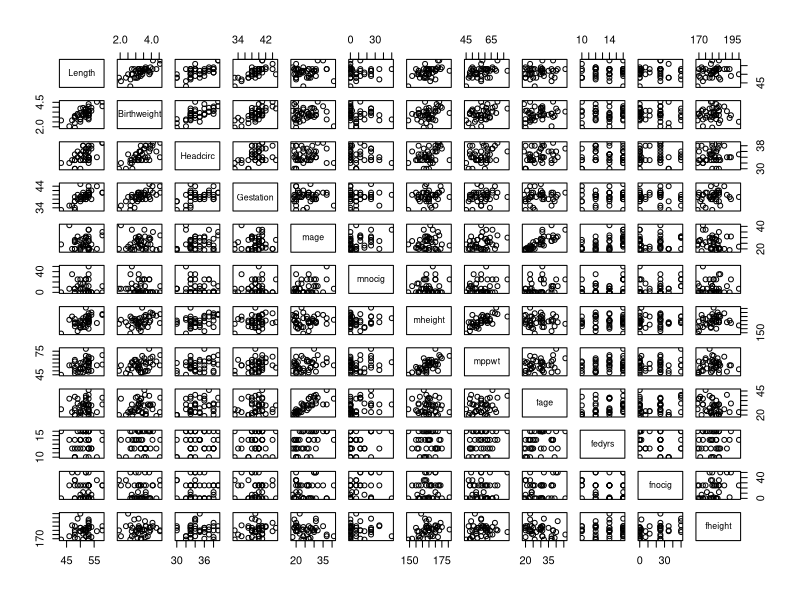
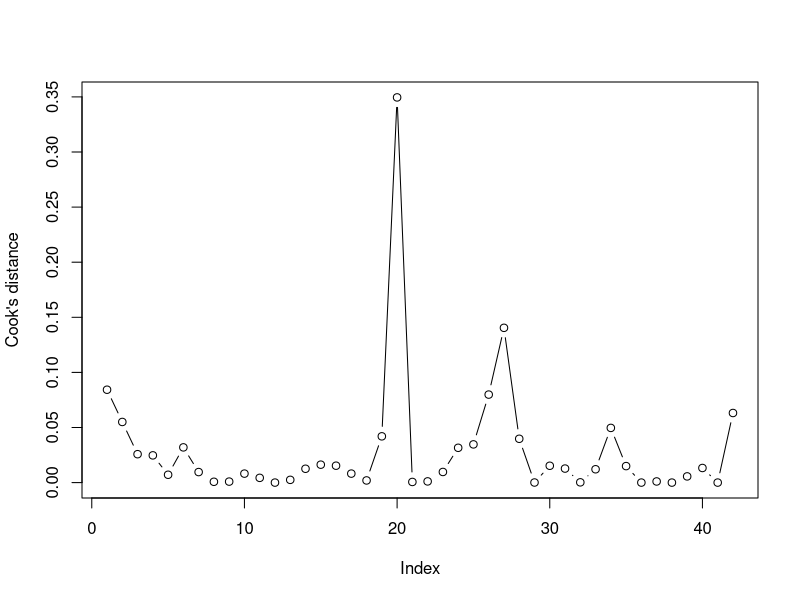
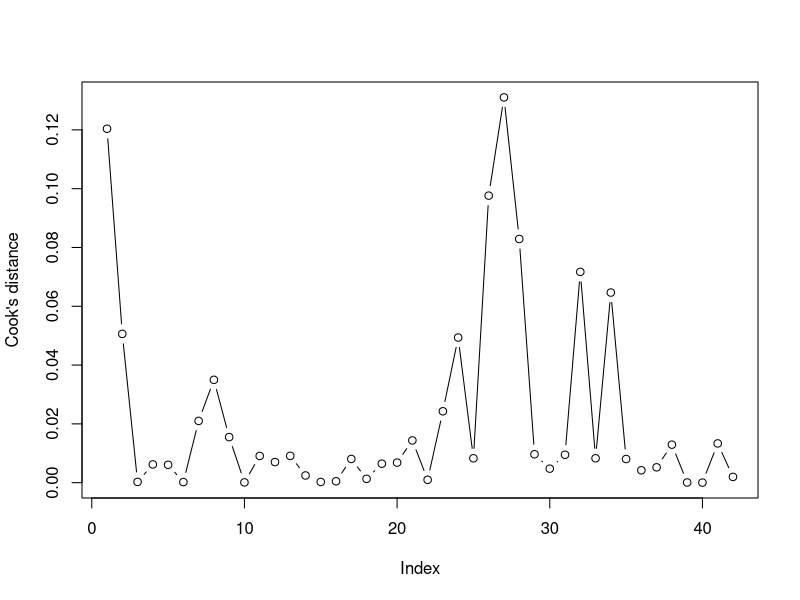
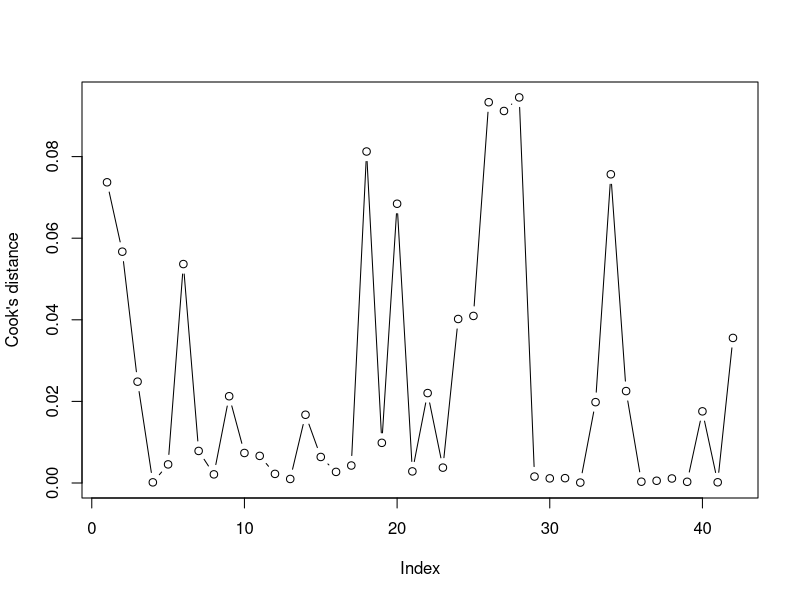
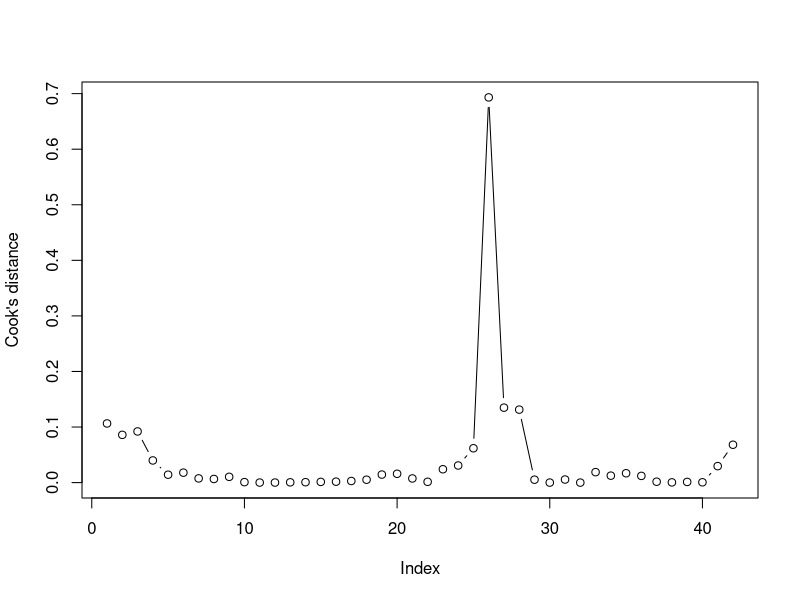
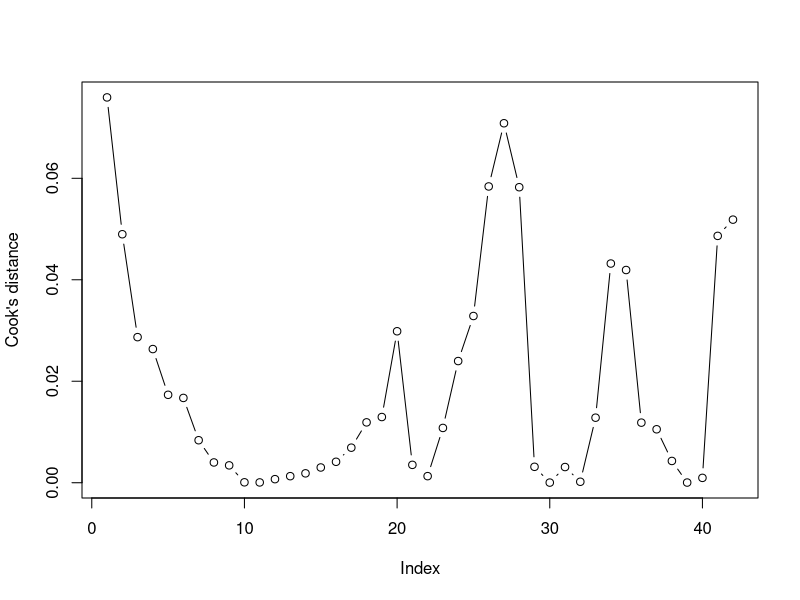
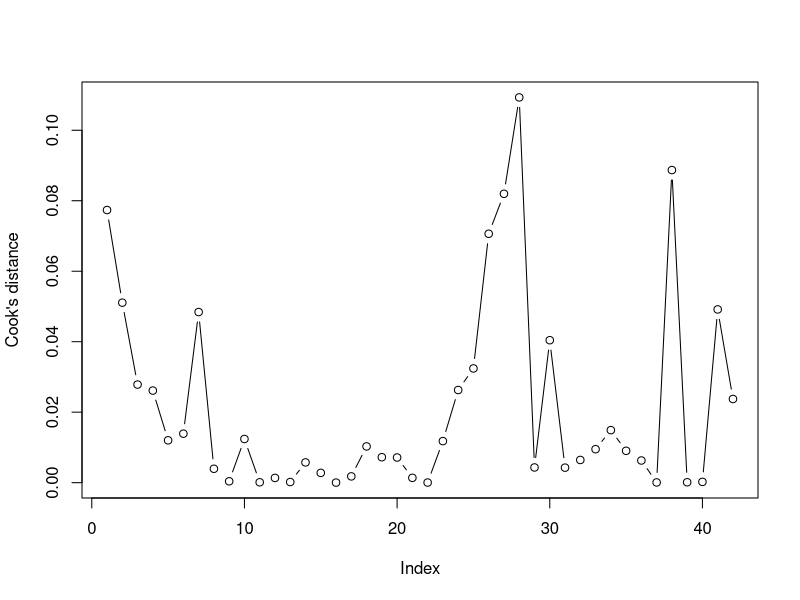
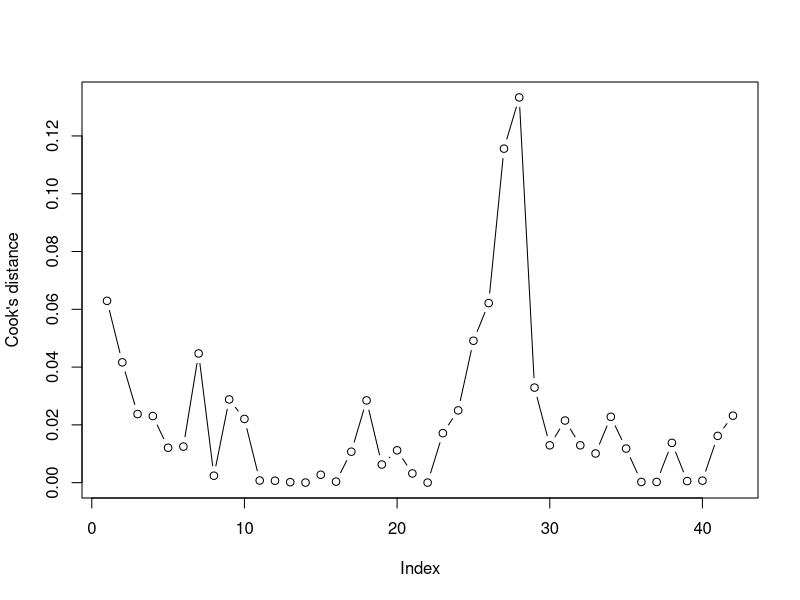

These figures' R source, in order:
library(readr)
library(car)
library(xtable)
birthweight_df <- read_csv("Birthweight_data.csv")
# View(birthweight_df)

df <- read_csv("Birthweight_data.csv", col_types = cols(ID = col_skip(), smoker = col_skip(), lowbwt = col_skip(), mage35 = col_skip()))
View(df)

# Response variable: Birthweight
# Potential predictors: Length, Headcirk, Gestation, mage, mnosig, 
# mheight, mppwt, fage, fedyrs, fnosig, fheight.
# Birthweight, Length, Headcirk, Gestation, mage, mnosig, 
# mheight, mppwt, fage, fedyrs, fnosig, fheight.

# a) problem of potential and influence points, problem of collinearity.

pairs(df)

# Cooks distance



plot(1:42, cooks.distance(lm(df$Birthweight ~ df$Length)), type="b", xlab="Index", ylab="Cook's distance")
plot(1:42, cooks.distance(lm(df$Birthweight ~ df$Headcirc)), type="b", xlab="Index", ylab="Cook's distance")
plot(1:42, cooks.distance(lm(df$Birthweight ~ df$Gestation)), type="b", xlab="Index", ylab="Cook's distance")
plot(1:42, cooks.distance(lm(df$Birthweight ~ df$mage)), type="b", xlab="Index", ylab="Cook's distance")
plot(1:42, cooks.distance(lm(df$Birthweight ~ df$mnocig)), type="b", xlab="Index", ylab="Cook's distance")
plot(1:42, cooks.distance(lm(df$Birthweight ~ df$mheight)), type="b", xlab="Index", ylab="Cook's distance")
plot(1:42, cooks.distance(lm(df$Birthweight ~ df$mppwt)), type="b", xlab="Index", ylab="Cook's distance")
plot(1:42, cooks.distance(lm(df$Birthweight ~ df$fage)), type="b", xlab="Index", ylab="Cook's distance")
plot(1:42, cooks.distance(lm(df$Birthweight ~ df$fedyrs)), type="b", xlab="Index", ylab="Cook's distance")
plot(1:42, cooks.distance(lm(df$Birthweight ~ df$fnocig)), type="b", xlab="Index", ylab="Cook's distance")
plot(1:42, cooks.distance(lm(df$Birthweight ~ df$fheight)), type="b", xlab="Index", ylab="Cook's distance")

# Influence points

birthweight_model <- lm(Birthweight ~ Length + Headcirc + Gestation + mage + mnocig + mheight + mppwt + fage + fedyrs + fnocig + fheight, data = df)
par(mfrow=c(2,2))
plot(birthweight_model)

# Collinearity
birthweight_lm <- lm(Birthweight ~ Length + Headcirc + Gestation + mage + mnocig + mheight + mppwt + fage + fedyrs + fnocig + fheight, data = df)
vif(birthweight_lm)
# All VIF values are below 5, so no co-linearity.

# b) step-down method, remove highest p-value
summary(lm(Birthweight ~ Length + Headcirc + Gestation + mage + mnocig + mheight + mppwt + fage + fedyrs + fnocig + fheight, data = df))
# remove fage, p = 0.81802, Multiple R-squared:  0.7678,	Adjusted R-squared:  0.6826 
summary(lm(Birthweight ~ Length + Headcirc + Gestation + mage + mnocig + mheight + mppwt + fedyrs + fnocig + fheight, data = df))
# remove mheight, p = 0.84337 , Multiple R-squared:  0.7674,	Adjusted R-squared:  0.6923 
summary(lm(Birthweight ~ Length + Headcirc + Gestation + mage + mnocig + mppwt + fedyrs + fnocig + fheight, data = df))
# remove fedyrs, p = 0.80967, Multiple R-squared:  0.7671,	Adjusted R-squared:  0.7016
summary(lm(Birthweight ~ Length + Headcirc + Gestation + mage + mnocig + mppwt + fnocig + fheight, data = df))
# remove fnocig, p=0.55712, Multiple R-squared:  0.7666,	Adjusted R-squared:  0.7101 
summary(lm(Birthweight ~ Length + Headcirc + Gestation + mage + mnocig + mppwt + fheight, data = df))
# remove mnocig, p=0.30388, Multiple R-squared:  0.7641,	Adjusted R-squared:  0.7156 
summary(lm(Birthweight ~ Length + Headcirc + Gestation + mage + mppwt + fheight, data = df))
# remove Length, p=0.127536, Multiple R-squared:  0.7566,	Adjusted R-squared:  0.7149 
summary(lm(Birthweight ~ Headcirc + Gestation + mage + mppwt + fheight, data = df))
# remove fheight, p=0.1234, Multiple R-squared:  0.7396,	Adjusted R-squared:  0.7035 
summary(lm(Birthweight ~ Headcirc + Gestation + mage + mppwt, data = df))
# remove mage, p = 0.1991, Multiple R-squared:  0.7216,	Adjusted R-squared:  0.6916 
summary(lm(Birthweight ~ Headcirc + Gestation + mppwt, data = df))
# remove mppwt, p = 0.137, Multiple R-squared:  0.7088,	Adjusted R-squared:  0.6858 
summary(lm(Birthweight ~ Headcirc + Gestation, data = df))
# p-values are below 0.05, so we stop here.
xtable(summary(lm(Birthweight ~ Headcirc + Gestation, data = df)))

vif(lm(Birthweight ~ Headcirc + Gestation, data = df))

# c) 95% CI for lm(Birthweight ~ Headcirc + Gestation, data = df) for the average values of all the predictors in that model.
confint(lm(Birthweight ~ Headcirc + Gestation, data = df))
# prediction intervals
predict(lm(Birthweight ~ Headcirc + Gestation, data = df), interval="prediction")

# d) LASSO
library(glmnet)
x <- as.matrix(df[,-2])
y <- as.double(as.matrix(df[,2]))
train = sample(1:nrow(x), 0.67*nrow(x))
x.train=x[train,]; y.train=y[train] # data to train
x.test=x[-train,]; y.test=y[-train] # data to test the prediction quality

lasso.mod=glmnet(x.train,y.train,alpha=1)
cv.lasso=cv.glmnet(x.train,y.train,alpha=1,type.measure='mse', grouped=FALSE)
plot(lasso.mod,label=T,xvar="lambda") #have a look at the lasso path
plot(cv.lasso) # the best lambda by cross-validation
plot(cv.lasso$glmnet.fit,xvar="lambda",label=T)

lambda.min=cv.lasso$lambda.min; lambda.1se=cv.lasso$lambda.1se
coef(lasso.mod,s=cv.lasso$lambda.min) #beta’s for the best lambda
y.pred=predict(lasso.mod,s=lambda.min,newx=x.test) #predict for test
mse.lasso=mean((y.test-y.pred)^2) # mse for the predicted test rows
print(mse.lasso)



# e) smoking or older mothers lighter babies?
# read csv with Birthweight, lowbwt, Gestation, smoker, mage35
df2 <- read_csv("Birthweight_data.csv", col_types = cols(ID = col_skip(), Length = col_skip(), Headcirc = col_skip(), mage = col_skip(), mnocig = col_skip(), mheight = col_skip(), mppwt = col_skip(), fage = col_skip(), fedyrs = col_skip(), fnocig = col_skip(), fheight = col_skip()))
View(df2)

boxplot(df2$Birthweight ~ df2$smoker, xlab="smoker", ylab="Birthweight")
boxplot(df2$Birthweight ~ df2$mage35, xlab="mage35", ylab="Birthweight")

# t-test for Birthweight ~ smoker
t.test(df2$Birthweight ~ df2$smoker)

# t-test for Birthweight ~ mage35
t.test(df2$Birthweight ~ df2$mage35)

# f) logistic regression model


# g) interaction between Gestation and smoker, and Gestation and mage35


# h) prob of low baby weight for each combi


# i) contingency table